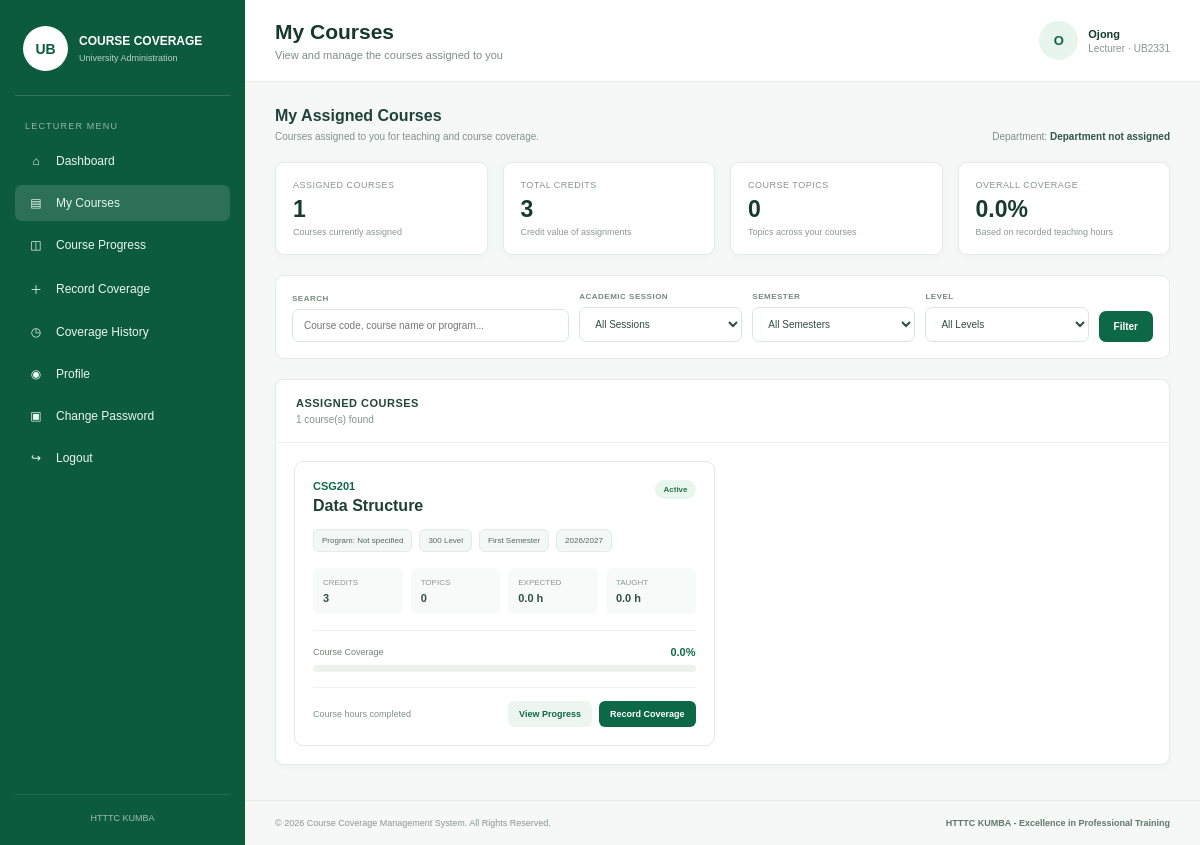
Page /course/lecturer/my_courses.php (signed in) on the committed database.
### tables this page shows
CREATE TABLE `lecturers` (
  `lecturer_id` int(11) NOT NULL,
  `staff_no` varchar(30) NOT NULL,
  `full_name` varchar(100) NOT NULL,
  `email` varchar(100) NOT NULL,
  `department_id` int(11) NOT NULL,
  `phone` varchar(20) NOT NULL,
  `status` varchar(20) NOT NULL
);

CREATE TABLE `course_assgnment` (
  `assignment_id` int(11) NOT NULL,
  `course_id` int(11) NOT NULL,
  `lecturer_id` int(11) NOT NULL,
  `program_id` int(11) NOT NULL,
  `session_id` int(11) NOT NULL,
  `semester` varchar(20) NOT NULL,
  `level` varchar(20) NOT NULL
);

### course/lecturer/my_courses.php (the view, shortened to what the rows shown need)
<?php
require_once __DIR__ . '/../config/database.php';
function e($value): string
{
    return htmlspecialchars(
        (string)$value,
        ENT_QUOTES,
        'UTF-8'
    );
}
$loginEmail = trim(
    $_SESSION['email'] ?? ''
);
$lecturerName =
    $_SESSION['full_name'] ?? 'Lecturer';
$lecturerId = 0;
$staffNo = '';
$courses = [];
try {
    if ($loginEmail === '') {
        $error =
            'Your login session does not contain an email address.';
    } else {
        $stmt = $pdo->prepare("
            SELECT
                l.lecturer_id,
                l.staff_no,
                l.full_name,
                l.email,
                l.department_id,
                l.phone,
                l.status,
                d.department_name
            FROM lecturers l
            LEFT JOIN departments d
                ON d.department_id = l.department_id
            WHERE LOWER(TRIM(l.email))
                  = LOWER(TRIM(?))
            LIMIT 1
        ");
        $stmt->execute([
            $loginEmail
        ]);
        $lecturer =
            $stmt->fetch(PDO::FETCH_ASSOC);
        if ($lecturer) {
            $lecturerId =
                (int)$lecturer['lecturer_id'];
            $staffNo =
                $lecturer['staff_no'] ?? '';
            $lecturerName =
                $lecturer['full_name']
                ?: $lecturerName;
        } else {
            $error =
                'Unable to load lecturer information. ' .
                'No lecturer record matches the login email: '
                . $loginEmail;
        }
    }
} catch (PDOException $e) {
    $error =
        'Database error while loading lecturer information.';
}
if ($lecturerId > 0) {
    try {
        $params = [
            $lecturerId
        ];
        $sql .= "
            ORDER BY
                s.start_date DESC,
                c.course_code ASC
        ";
        $stmt =
            $pdo->prepare($sql);
        $stmt->execute(
            $params
        );
        $courses =
            $stmt->fetchAll(PDO::FETCH_ASSOC);
    } catch (PDOException $e) {
        $error =
            'Unable to load your assigned courses.';
    }
}
?>
<!DOCTYPE html>
<html lang="en">
<head>
</head>
<body>
<div class="app">
<main class="main">
<header class="topbar">
    <div class="top-left">
        <div class="heading">
            <h1>
                My Courses
            </h1>
        </div>
    </div>
    <div class="profile">
        <div class="avatar">
            <?= e(
                strtoupper(
                    substr(
                        $lecturerName,
                        0,
                        1
                    )
                )
            ) ?>
        </div>
        <div class="profile-text">
            <strong>
                <?= e(
                    $lecturerName
                ) ?>
            </strong>
            <span>
                Lecturer
                <?php if ($staffNo): ?>
                    · <?= e($staffNo) ?>
                <?php endif; ?>
            </span>
        </div>
    </div>
</header>
<section class="content">
<div class="page-intro">
    <div>
        <h2>
            My Assigned Courses
        </h2>
    </div>
</div>
<div class="panel">
    <div class="panel-head">
        <div>
            <h2>
                ASSIGNED COURSES
            </h2>
        </div>
    </div>
    <?php if ($courses): ?>
        <div class="course-grid">
            <?php foreach (
                $courses
                as $course
            ): ?>
                <?php
                $coverage =
                    (float)$course['coverage'];
                ?>
                <div class="course-card">
                    <div class="course-header">
                        <div>
                            <div class="course-code">
                                <?= e(
                                    $course['course_code']
                                ) ?>
                            </div>
                            <div class="course-name">
                                <?= e(
                                    $course['course_name']
                                ) ?>
                            </div>
                        </div>
                        <span
                            class="course-status"
                        >
                            <?= e(
                                $course['course_status']
                            ) ?>
                        </span>
                    </div>
                    <div class="course-meta">
                        <span class="meta">
                            Program:
                            <?= e(
                                $course['program_name']
                                ?: 'Not specified'
                            ) ?>
                        </span>
                        <span class="meta">
                            <?= e(
                                $course['assignment_level']
                            ) ?>
                            Level
                        </span>
                        <span class="meta">
                            <?= e(
                                $course['assignment_semester']
                            ) ?>
                        </span>
                        <span class="meta">
                            <?= e(
                                $course['session_name']
                                ?: 'Session not specified'
                            ) ?>
                        </span>
                    </div>
                    <div class="course-info">
                        <div class="info">
                            <div class="info-label">
                                CREDITS
                            </div>
                            <div class="info-value">
                                <?= (int)$course[
                                    'credit_value'
                                ] ?>
                            </div>
                        </div>
                        <div class="info">
                            <div class="info-label">
                                TOPICS
                            </div>
                            <div class="info-value">
                                <?= (int)$course[
                                    'topic_count'
                                ] ?>
                            </div>
                        </div>
                        <div class="info">
                            <div class="info-label">
                                EXPECTED
                            </div>
                            <div class="info-value">
                                <?= number_format(
                                    (float)$course[
                                        'expected_hours'
                                    ],
                                    1
                                ) ?>
                                h
                            </div>
                        </div>
                        <div class="info">
                            <div class="info-label">
                                TAUGHT
                            </div>
                            <div class="info-value">
                                <?= number_format(
                                    (float)$course[
                                        'taught_hours'
                                    ],
                                    1
                                ) ?>
                                h
                            </div>
                        </div>
                    </div>
                    <div class="progress-section">
                        <div class="progress-top">
                            <div class="progress-label">
                                Course Coverage
                            </div>
                            <div class="progress-percent">
                                <?= number_format(
                                    $coverage,
                                    1
                                ) ?>%
                            </div>
                        </div>
                        <div class="progress-bar">
                        </div>
                    </div>
                    <div class="course-footer">
                        <div class="remaining">
                            <?php if (
                                $course[
                                    'remaining_hours'
                                ] > 0
                            ): ?>
                                <?= number_format(
                                    (float)$course[
                                        'remaining_hours'
                                    ],
                                    1
                                ) ?>
                                hours remaining
                            <?php else: ?>
                                Course hours completed
                            <?php endif; ?>
                        </div>
                        <div class="course-buttons">
                            <a
                                class="btn btn-secondary"
                                href="coverage.php?assignment_id=<?= (int)$course['assignment_id'] ?>"
                            >
                                View Progress
                            </a>
                            <a
                                class="btn btn-primary"
                                href="record_coverage.php?assignment_id=<?= (int)$course['assignment_id'] ?>"
                            >
                                Record Coverage
                            </a>
                        </div>
                    </div>
                </div>
            <?php endforeach; ?>
        </div>
    <?php endif; ?>
</div>
</section>
</main>
</div>
</body>
</html>

### rows in the picture
lecturers: full_name "O", full_name "Ojong", staff_no "UB2331"
course_assgnment: course_code "CSG201", course_name "Data Structure", course_status "Active", program_name "Not specified", level "300", semester "First Semester", session_name "2026/2027", course "3", course "0", course "0.0", coverage "0.0"

### other values in the picture
$departmentName "Department not assigned"
$stats['courses'] "1"
$stats['credits'] "3"
$stats['topics'] "0"
$overallCoverage "0.0"
count($courses) "1"
